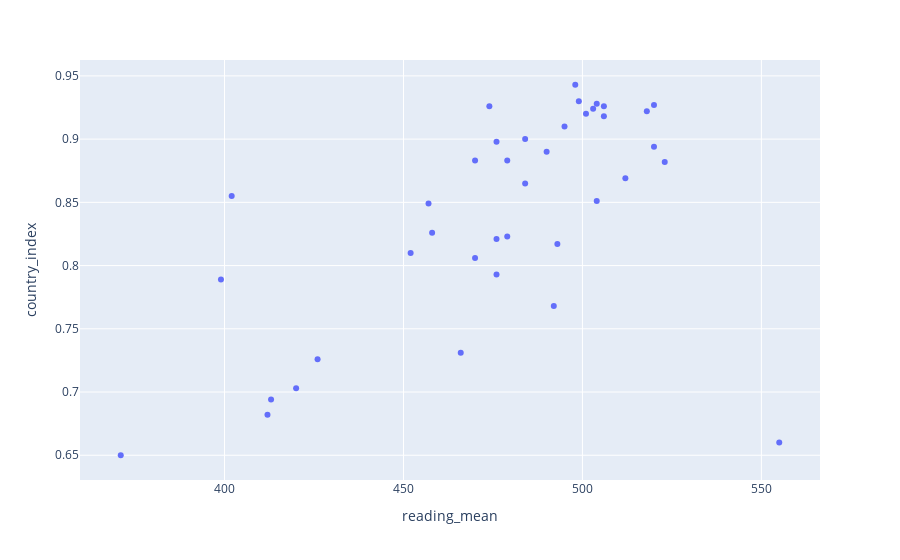

Notebook code for this chart:
### Code cell
fig2 = px.scatter(all_data, x='reading_mean', y='country_index')
fig2.show()

### Figure 1 — Plotly figure (JSON) as saved in the notebook; plotly's stock layout.template omitted (floating-point values rounded to 4 significant figures)
{"data": [{"hovertemplate": "reading_mean=%{x}<br>country_index=%{y}<extra></extra>", "legendgroup": "", "marker": {"color": "#636efa", "symbol": "circle"}, "mode": "markers", "name": "", "orientation": "v", "showlegend": false, "type": "scatter", "x": [402, 503, 484, 413, 520, 484, 452, 555, 412, 426, 490, 498, 501, 523, 520, 493, 504, 457, 476, 371, 518, 474, 470, 476, 504, 476, 470, 479, 420, 499, 506, 512, 492, 479, 399, 458, 495, 506, 466], "xaxis": "x", "y": [0.855, 0.924, 0.865, 0.694, 0.894, 0.9, 0.81, 0.66, 0.682, 0.726, 0.89, 0.943, 0.92, 0.882, 0.927, 0.817, 0.928, 0.849, 0.821, 0.65, 0.922, 0.926, 0.883, 0.793, 0.851, 0.898, 0.806, 0.883, 0.703, 0.93, 0.926, 0.869, 0.768, 0.823, 0.789, 0.826, 0.91, 0.918, 0.731], "yaxis": "y"}], "layout": {"legend": {"tracegroupgap": 0}, "margin": {"t": 60}, "xaxis": {"anchor": "y", "domain": [0, 1], "title": {"text": "reading_mean"}}, "yaxis": {"anchor": "x", "domain": [0, 1], "title": {"text": "country_index"}}}}
